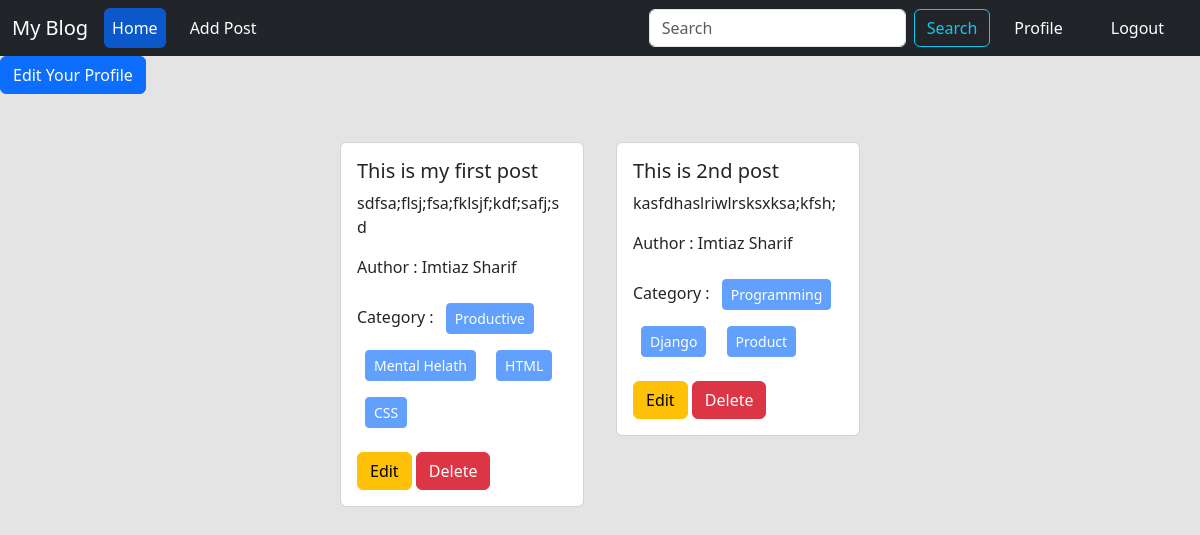
Before: /author/profile/ (signed in) with the older database file.
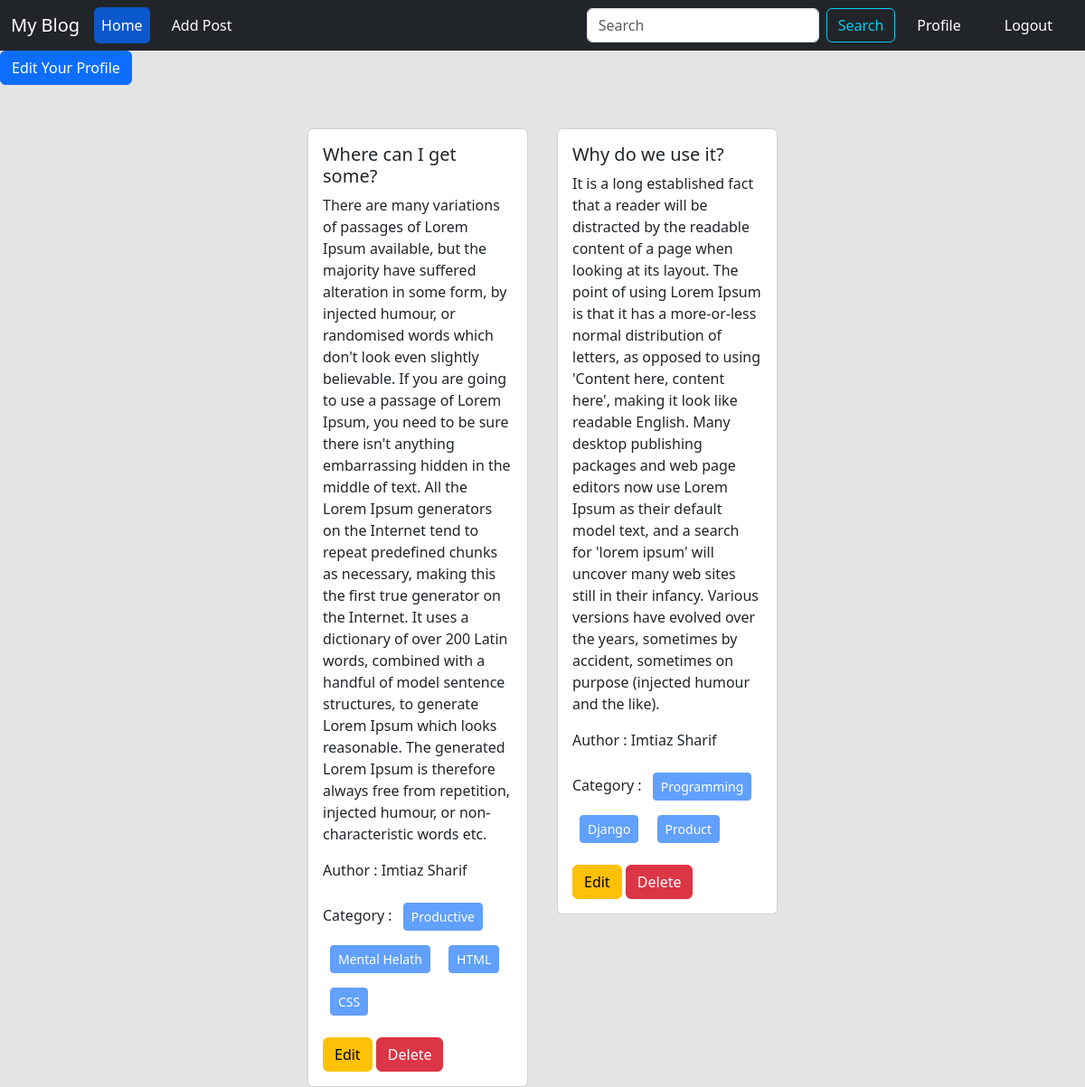
After: the same page with the newer database file.
### posts/models.py (models this page shows, shortened)
class Post(models.Model):
    title = models.CharField(max_length=50)
    content = models.TextField()
    category = models.ManyToManyField(Category) #Ekta post multiple categorir moddhe thakte pare abr ekta categorir moddhe multiple post thakte pare
    author = models.ForeignKey(User, on_delete=models.CASCADE)
    image = models.ImageField(upload_to='uploads/', blank = True, null = True)

### author/views.py (the view)
# urls.py: path('profile/', views.profile, name='profile'),
@login_required
def profile(request):
    data = Post.objects.filter(author = request.user)
    return render(request, 'profile.html', {'data': data, 'type' : 'Profile'})

### author/templates/profile.html
{% extends "base.html" %}
{% load crispy_forms_tags %}
{% block content %}
<div>
    <a class="btn btn-primary" href="{% url 'edit_profile' %}">Edit Your {{type}}</a>
</div>
<div class="d-flex flex-wrap justify-content-center px-5 pt-5">
  {% for post in data %}
   <div class="col-sm-3 mb-3 mb-sm-0">
    <div class="card mx-3">
      <div class="card-body">
        <h5 class="card-title">{{post.title}}</h5>
        <p class="card-text">{{post.content}}</p>
        <p>Author : {{post.author.first_name}} {{post.author.last_name}}</p>
        <p>Category :
          {% for cat in post.category.all %}
          <button class="btn btn-primary btn-sm m-2" disabled >{{cat.name}}</button>
          {% endfor %}
        </p>
        <a href="{% url 'edit_post' post.id %}" class="btn btn-warning">Edit</a>
          <a href="{% url 'delete_post' post.id %}" class="btn btn-danger">Delete</a>
      </div>
    </div>
  </div>
  {% endfor %}
{% endblock %}

Changed rows visible on the page:
changed Post: title "This is my first post" → "Where can I get some?"; content "sdfsa;flsj;fsa;fklsjf;kdf;safj;sd" → "There are many variations of passages of Lorem Ipsum available, but the majority have suffered alteration in some form, by injected humour, or randomised words which don't look even slightly believable. If you are going to use a passage of Lorem Ipsum, you need to be sure there isn't anything embarrassing hidden in the middle of text. All the Lorem Ipsum generators on the Internet tend to repeat predefined chunks as necessary, making this the first true generator on the Internet. It uses a dictionary of over 200 Latin words, combined with a handful of model sentence structures, to generate Lorem Ipsum which looks reasonable. The generated Lorem Ipsum is therefore always free from…"
changed Post: title "This is 2nd post" → "Why do we use it?"; content "kasfdhaslriwlrsksxksa;kfsh;" → "It is a long established fact that a reader will be distracted by the readable content of a page when looking at its layout. The point of using Lorem Ipsum is that it has a more-or-less normal distribution of letters, as opposed to using 'Content here, content here', making it look like readable English. Many desktop publishing packages and web page editors now use Lorem Ipsum as their default model text, and a search for 'lorem ipsum' will uncover many web sites still in their infancy. Various versions have evolved over the years, sometimes by accident, sometimes on purpose (injected humour and the like)."
